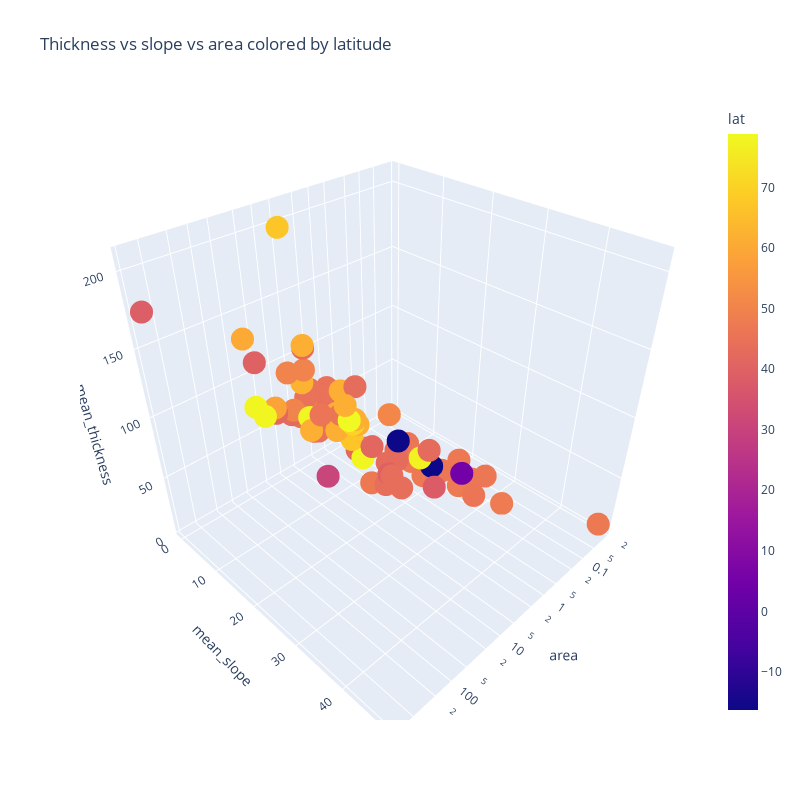

Notebook source saved alongside this figure:
### Markdown cell above
### b) 3D Scatter plot using Plotly (1 point)

Use the plotly ``scatter_3d`` plot. Make sure to change the pandas series for log scales.

### Code cell
# solution
fig = px.scatter_3d(df,x=df.area,y=df.mean_slope,z=df.mean_thickness,
                    color=df.lat,log_x=True,width=800, height=800,
                   title='Thickness vs slope vs area colored by latitude');
fig.show()

### Figure 1 — Plotly figure (JSON) as saved in the notebook; plotly's stock layout.template omitted (floating-point values rounded to 4 significant figures)
{"data": [{"hovertemplate": "area=%{x}<br>mean_slope=%{y}<br>mean_thickness=%{z}<br>lat=%{marker.color}<extra></extra>", "legendgroup": "", "marker": {"color": [48.75, 58.38, 50.06, 50.05, 50.08, 50.05, 41.79, 41.83, 42.45, 41.83, 42.14, 43.05, 38.77, 39.61, 62.59, 45.24, 45.24, 44.93, 44.88, 44.88, 44.92, 44.86, 44.84, 44.97, 44.89, 44.97, 44.96, 44.95, 45.0, 45, 44.58, 44.59, 44.7, 44.72, 44.7, 44.69, 44.68, 44.67, 44.74, 44.78, 44.78, 44.58, 44.58, 44.58, 44.61, 44.57, 44.58, 44.57, 44.59, 45.08, 45.1, 30.86, 48.62, 46.96, 47.41, 47.4, 47.42, 47.57, 47.55, 45.99, -16.3, 4.805, -16.27, 47.25, 46.42, 46.6, 46.41, 46.55, 46.17, 46.92, 46.6, 46.91, 46.33, 46.6, 46.08, 46.32, 46.05, 61.57, 61.56, 61.54, 61.66, 70.13, 67.28, 60.55, 43.36, 78.19, 78.11, 43.11, 51.18, 47.07, 43.83, 43.11, 43.11, 43.12, 41.83, 67.09, 38.21, 43.73, 43.78, 41.78, 39.24, 61.75, 61.75, 61.75, 61.73, 78.25, 43.04, 77.97, 77.03, 78.87], "coloraxis": "coloraxis", "symbol": "circle"}, "mode": "markers", "name": "", "scene": "scene", "showlegend": false, "type": "scatter3d", "x": [2.9, 11.7, 5.15, 2.84, 5.95, 0.75, 1.18, 3.61, 5.757, 11.32, 4.19, 2.72, 824, 22.5, 3.2, 3.2, 3.4, 1, 2, 2.8, 1.2, 2.2, 1.6, 5.3, 2.3, 2, 1.5, 1.1, 1.5, 1.7, 2.6, 1, 1, 1, 1.5, 2.1, 1.1, 1.7, 2.8, 3.8, 2.9, 0.8, 4.2, 2.5, 2.1, 1.4, 1.9, 0.9, 1.5, 2.82, 1, 9.7, 1, 0.08068, 0.307, 0.084, 0.223, 0.106, 0.101, 13.08, 0.3097, 0.191, 1.884, 0.0264, 0.2257, 0.1357, 0.3015, 0.3665, 0.5825, 0.3906, 0.05848, 0.3794, 0.3017, 0.2176, 0.6297, 3.228, 0.2605, 5.36, 2.9, 8.6, 2.1, 3.2, 11.1, 71.3, 2.76, 39.96, 28.59, 1.59, 1, 3.078, 2.8, 1.69, 1.09, 0.6, 2.39, 2.85, 0.5368, 1.247, 6.078, 1.554, 2.966, 10.6, 4, 2.6, 3.28, 2.1, 2.61, 6.737, 0.37, 4.6], "y": [0, 0, 0, 0, 0, 0, 0, 0, 0, 0, 0, 0, 0, 0, 0, 0, 0, 0, 0, 0, 0, 0, 0, 0, 0, 0, 0, 0, 0, 0, 0, 0, 0, 0, 1, 0, 0, 0, 0, 0, 0, 0, 0, 0, 0, 0, 0, 0, 0, 0, 0, 12, 10, 22, 18, 22, 26, 33, 22, 13, 21, 26, 21, 48, 22, 27, 15, 17, 15, 20, 27, 17, 15, 22, 16, 10, 30, 14, 13, 7, 12, 13, 5, 6, 13, 3, 3, 20, 16, 17, 20, 20, 18, 23, 16, 12, 24, 20, 25, 10, 21, 9, 10, 9, 9, 13, 20, 6, 19, 14], "z": [58, 66, 56, 86, 90, 55, 34, 53, 53, 61, 53, 104, 175, 110, 76, 49, 49, 52, 43, 52, 47, 45, 49, 54, 67, 37, 39, 32, 58, 51, 50, 47, 47, 29, 31, 54, 49, 25, 48, 47, 45, 40, 49, 42, 27, 59, 36, 48, 33, 62, 61, 30, 26, 15, 17, 5, 12, 4, 6, 89, 22, 22, 65, 8, 17, 15, 23, 26, 19, 13, 8, 19, 29, 16, 25, 69, 15, 90, 70, 128, 60, 67, 208, 148, 97, 85, 74, 44, 70, 23, 28, 46, 44, 49, 51, 50, 16, 15, 58, 29, 41, 65, 57, 85, 68, 32, 47, 65, 27, 76]}], "layout": {"coloraxis": {"colorbar": {"title": {"text": "lat"}}, "colorscale": [[0, "#0d0887"], [0.1111, "#46039f"], [0.2222, "#7201a8"], [0.3333, "#9c179e"], [0.4444, "#bd3786"], [0.5556, "#d8576b"], [0.6667, "#ed7953"], [0.7778, "#fb9f3a"], [0.8889, "#fdca26"], [1, "#f0f921"]]}, "height": 800, "legend": {"tracegroupgap": 0}, "scene": {"aspectmode": "auto", "aspectratio": {"x": 1, "y": 1, "z": 1}, "domain": {"x": [0, 1], "y": [0, 1]}, "xaxis": {"title": {"text": "area"}, "type": "log"}, "yaxis": {"title": {"text": "mean_slope"}, "type": "linear"}, "zaxis": {"title": {"text": "mean_thickness"}, "type": "linear"}}, "title": {"text": "Thickness vs slope vs area colored by latitude"}, "width": 800}}
